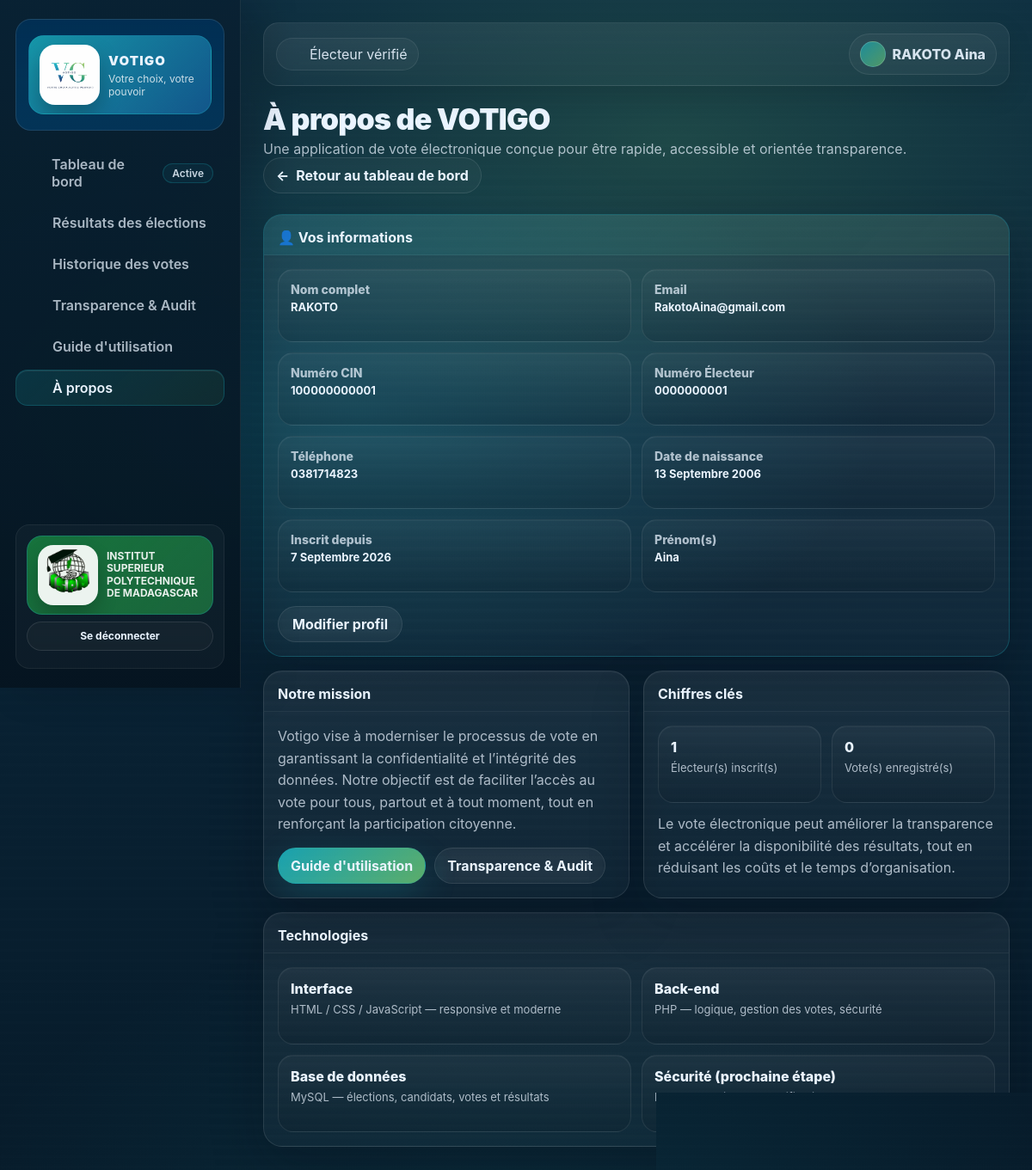
Page /files/app/a_propos.php (signed in) on the committed database.
### tables this page shows
CREATE TABLE `users` (
  `id_user` int(11) NOT NULL,
  `nom` varchar(100) NOT NULL,
  `email` varchar(150) NOT NULL,
  `prenom` varchar(100) DEFAULT NULL,
  `nen` varchar(50) DEFAULT NULL,
  `cin` varchar(50) DEFAULT NULL,
  `telephone` varchar(30) DEFAULT NULL,
  `date_naissance` date DEFAULT NULL,
  `password_hash` varchar(255) DEFAULT NULL,
  `date_inscription` timestamp NOT NULL DEFAULT current_timestamp()
);

### files/_inc/auth.php (called while the page is built, shortened)
<?php
function auth_user_id(): int
{
    $auth = (array)($_SESSION['auth'] ?? []);
    return (int)($auth['id_user'] ?? 0);
}

### files/app/a_propos.php (the view, shortened to what this page needs)
<?php
require __DIR__ . '/../_inc/ui.php';
require __DIR__ . '/../_inc/auth.php';
$pdo = db();
$userName = auth_user_name();
$idUser = auth_user_id();
$userInfo = [];
if ($idUser > 0) {
    $stmt = $pdo->prepare('SELECT nom, email, prenom, nen, cin, telephone, date_naissance, date_inscription FROM USERS WHERE id_user = :id LIMIT 1');
    $stmt->execute([':id' => $idUser]);
    $userInfo = $stmt->fetch() ?? [];
}
$totalUsers = (int)$pdo->query('SELECT COUNT(*) AS c FROM USERS')->fetch()['c'];
$totalVotes = (int)$pdo->query('SELECT COUNT(*) AS c FROM VOTES')->fetch()['c'];
votigo_layout_start('À propos — VOTIGO', 'about', [
    'userName' => $userName,
    'verified' => auth_is_electeur() || auth_is_admin(),
    'logo' => '../../images/IMG-20260127-WA0054.jpg',
]);
?>
<div class="h1">À propos de VOTIGO</div>
<div class="muted">Une application de vote électronique conçue pour être rapide, accessible et orientée transparence.</div>
<div style="margin-bottom:24px">
    <a href="dashboard.php" class="btn ghost" style="text-decoration:none;display:inline-flex;align-items:center;gap:8px">
        <span>←</span>
        <span>Retour au tableau de bord</span>
    </a>
</div>
<?php if ($idUser > 0 && !empty($userInfo)): ?>
<section class="card" style="margin-top:18px;border-color:rgba(26,169,184,.3)">
  <div class="hd" style="background:linear-gradient(135deg, rgba(26,169,184,.15), rgba(99,185,111,.08))">
    <h3><span style="color:var(--primary)">👤</span> Vos informations</h3>
  </div>
  <div class="bd">
    <div class="cards-2">
      <div class="mini">
        <div class="t" style="font-size:14px;color:var(--muted)">Nom complet</div>
        <div class="s" style="font-weight:700;margin-top:4px;color:var(--text)"><?= htmlspecialchars((string)($userInfo['nom'] ?? ''), ENT_QUOTES, 'UTF-8') ?></div>
      </div>
      <div class="mini">
        <div class="t" style="font-size:14px;color:var(--muted)">Email</div>
        <div class="s" style="font-weight:700;margin-top:4px;color:var(--text)"><?= htmlspecialchars((string)($userInfo['email'] ?? ''), ENT_QUOTES, 'UTF-8') ?></div>
      </div>
      <div class="mini">
        <div class="t" style="font-size:14px;color:var(--muted)">Numéro CIN</div>
        <div class="s" style="font-weight:700;margin-top:4px;color:var(--text)"><?= htmlspecialchars((string)($userInfo['cin'] ?? '-'), ENT_QUOTES, 'UTF-8') ?></div>
      </div>
      <div class="mini">
        <div class="t" style="font-size:14px;color:var(--muted)">Numéro Électeur</div>
        <div class="s" style="font-weight:700;margin-top:4px;color:var(--text)"><?= htmlspecialchars((string)($userInfo['nen'] ?? '-'), ENT_QUOTES, 'UTF-8') ?></div>
      </div>
      <div class="mini">
        <div class="t" style="font-size:14px;color:var(--muted)">Téléphone</div>
        <div class="s" style="font-weight:700;margin-top:4px;color:var(--text)"><?= htmlspecialchars((string)($userInfo['telephone'] ?? '-'), ENT_QUOTES, 'UTF-8') ?></div>
      </div>
      <div class="mini">
        <div class="t" style="font-size:14px;color:var(--muted)">Date de naissance</div>
        <div class="s" style="font-weight:700;margin-top:4px;color:var(--text)"><?= htmlspecialchars(format_date_fr((string)($userInfo['date_naissance'] ?? '')), ENT_QUOTES, 'UTF-8') ?></div>
      </div>
      <div class="mini">
        <div class="t" style="font-size:14px;color:var(--muted)">Inscrit depuis</div>
        <div class="s" style="font-weight:700;margin-top:4px;color:var(--text)"><?= htmlspecialchars(format_date_fr((string)($userInfo['date_inscription'] ?? '')), ENT_QUOTES, 'UTF-8') ?></div>
      </div>
      <div class="mini">
        <div class="t" style="font-size:14px;color:var(--muted)">Prénom(s)</div>
        <div class="s" style="font-weight:700;margin-top:4px;color:var(--text)"><?= htmlspecialchars((string)($userInfo['prenom'] ?? '-'), ENT_QUOTES, 'UTF-8') ?></div>
      </div>
    </div>
    <div style="margin-top:16px">
      <a class="btn ghost" href="../app/profile.php" style="text-decoration:none;display:inline-flex;align-items:center;justify-content:center;padding:10px 16px">Modifier profil</a>
    </div>
  </div>
</section>
<?php endif; ?>
<div class="grid" style="grid-template-columns:1fr 1fr;margin-top:16px">
  <section class="card">
    <div class="hd"><h3>Notre mission</h3></div>
    <div class="bd">
      <div class="muted" style="line-height:1.6">
        Votigo vise à moderniser le processus de vote en garantissant la confidentialité et l’intégrité des données.
        Notre objectif est de faciliter l’accès au vote pour tous, partout et à tout moment, tout en renforçant la participation citoyenne.
      </div>
      <div style="margin-top:14px;display:flex;gap:10px">
        <a class="btn primary" href="../app/guide.php" style="text-decoration:none;display:inline-flex;align-items:center;justify-content:center">Guide d'utilisation</a>
        <a class="btn ghost" href="../app/audit.php" style="text-decoration:none;display:inline-flex;align-items:center;justify-content:center">Transparence & Audit</a>
      </div>
    </div>
  </section>
  <section class="card">
    <div class="hd"><h3>Chiffres clés</h3></div>
    <div class="bd">
      <div class="cards-2">
        <div class="mini">
          <div class="t"><?= (int)$totalUsers ?></div>
          <div class="s">Électeur(s) inscrit(s)</div>
        </div>
        <div class="mini">
          <div class="t"><?= (int)$totalVotes ?></div>
          <div class="s">Vote(s) enregistré(s)</div>
        </div>
      </div>
      <div class="muted" style="margin-top:12px;line-height:1.6">
        Le vote électronique peut améliorer la transparence et accélérer la disponibilité des résultats, tout en réduisant les coûts et le temps d’organisation.
      </div>
    </div>
  </section>
</div>
<section class="card" style="margin-top:16px">
  <div class="hd"><h3>Technologies</h3></div>
  <div class="bd">
    <div class="cards-2">
      <div class="mini">
        <div class="t">Interface</div>
        <div class="s">HTML / CSS / JavaScript — responsive et moderne</div>
      </div>
      <div class="mini">
        <div class="t">Back-end</div>
        <div class="s">PHP — logique, gestion des votes, sécurité</div>
      </div>
      <div class="mini">
        <div class="t">Base de données</div>
        <div class="s">MySQL — élections, candidats, votes et résultats</div>
      </div>
      <div class="mini">
        <div class="t">Sécurité (prochaine étape)</div>
        <div class="s">HTTPS, hashing, authentification et 2FA</div>
      </div>
    </div>
  </div>
</section>
<?php votigo_layout_end(); ?>

### files/_inc/ui.php (shortened to what this page needs)
<?php
function votigo_icon(string $name): string
{
    $icons = [
        'dashboard' => '<svg viewBox="0 0 24 24" fill="none" aria-hidden="true"><path d="M4 12a8 8 0 1116 0v7a1 1 0 01-1 1H5a1 1 0 01-1-1v-7z" stroke="currentColor" stroke-width="1.6"/><path d="M8 20v-8m4 8V8m4 12v-5" stroke="currentColor" stroke-width="1.6" stroke-linecap="round"/></svg>',
        'elections' => '<svg viewBox="0 0 24 24" fill="none" aria-hidden="true"><path d="M7 3v4m10-4v4M4.5 8.5h15" stroke="currentColor" stroke-width="1.6" stroke-linecap="round"/><path d="M6 6h12a2 2 0 012 2v11a2 2 0 01-2 2H6a2 2 0 01-2-2V8a2 2 0 012-2z" stroke="currentColor" stroke-width="1.6"/></svg>',
        'history' => '<svg viewBox="0 0 24 24" fill="none" aria-hidden="true"><path d="M4 12a8 8 0 101.6-4.8" stroke="currentColor" stroke-width="1.6" stroke-linecap="round"/><path d="M4 4v5h5" stroke="currentColor" stroke-width="1.6" stroke-linecap="round"/><path d="M12 7v5l3 2" stroke="currentColor" stroke-width="1.6" stroke-linecap="round"/></svg>',
        'audit' => '<svg viewBox="0 0 24 24" fill="none" aria-hidden="true"><path d="M9 11l2 2 4-4" stroke="currentColor" stroke-width="1.6" stroke-linecap="round" stroke-linejoin="round"/><path d="M12 2l7 3v6c0 6-4.2 9.8-7 11-2.8-1.2-7-5-7-11V5l7-3z" stroke="currentColor" stroke-width="1.6"/></svg>',
        'profile' => '<svg viewBox="0 0 24 24" fill="none" aria-hidden="true"><path d="M20 21a8 8 0 10-16 0" stroke="currentColor" stroke-width="1.6" stroke-linecap="round"/><path d="M12 12a4 4 0 100-8 4 4 0 000 8z" stroke="currentColor" stroke-width="1.6"/></svg>',
        'admin' => '<svg viewBox="0 0 24 24" fill="none" aria-hidden="true"><path d="M12 2l7 4v6c0 5-3.6 9-7 10-3.4-1-7-5-7-10V6l7-4z" stroke="currentColor" stroke-width="1.6"/><path d="M12 7v6" stroke="currentColor" stroke-width="1.6" stroke-linecap="round"/><path d="M9.5 10h5" stroke="currentColor" stroke-width="1.6" stroke-linecap="round"/></svg>',
        'vote' => '<svg viewBox="0 0 24 24" fill="none" aria-hidden="true"><path d="M4 10h16v10H4V10z" stroke="currentColor" stroke-width="1.6"/><path d="M8 10V6a4 4 0 118 0v4" stroke="currentColor" stroke-width="1.6"/><path d="M9 15l2 2 4-4" stroke="currentColor" stroke-width="1.6" stroke-linecap="round" stroke-linejoin="round"/></svg>',
    ];
    return $icons[$name] ?? '';
}
function format_date_fr(string $date): string
{
    $timestamp = strtotime($date);
    $day = (int)date('d', $timestamp);
    $month = (int)date('n', $timestamp);
    $year = (int)date('Y', $timestamp);
    $months = ['Janvier', 'Février', 'Mars', 'Avril', 'Mai', 'Juin', 'Juillet', 'Août', 'Septembre', 'Octobre', 'Novembre', 'Décembre'];
    return $day . ' ' . $months[$month - 1] . ' ' . $year;
}
function votigo_layout_start(string $title, string $active, array $opts = []): void
{
    $userName = (string)($opts['userName'] ?? 'Électeur');
    $verified = (bool)($opts['verified'] ?? false);
    $showSidebar = (bool)($opts['showSidebar'] ?? true);
    $navMode = (string)($opts['navMode'] ?? 'electeur');
    $isAdmin = (bool)($opts['isAdmin'] ?? false);
    if ($navMode === 'admin' || $isAdmin) {
        $badge = $verified ? 'Administrateur vérifié' : 'Session admin';
        $badgeIco = $verified ? votigo_icon('admin') : votigo_icon('profile');
    } else {
        $badge = $verified ? 'Électeur vérifié' : 'Session active';
        $badgeIco = $verified ? votigo_icon('audit') : votigo_icon('profile');
    }
    $logo = '../../images/IMG-20260127-WA0054.jpg';
    $logoAlt = 'Logo Votigo';
    $secondaryLogo = '../../images/logo_ispm.png';
    $secondaryLogoAlt = 'Logo ISPM';
    $secondaryLogoText = 'INSTITUT SUPERIEUR POLYTECHNIQUE DE MADAGASCAR';
    if (!empty($opts['logo'])) {
        $logo = (string)$opts['logo'];
    }
    ?>
<!DOCTYPE html>
<html lang="fr">
<head>
  <link rel="stylesheet" href="../../CSS/votigo.css" />
</head>
<body>
  <div class="app" style="<?= $showSidebar ? '' : 'grid-template-columns:1fr' ?>">
    <?php if ($showSidebar): ?>
    <aside class="sidebar">
      <div class="brand">
        <div class="brand-block brand-blue">
          <img class="brand-logo" src="<?= htmlspecialchars($logo, ENT_QUOTES, 'UTF-8') ?>" alt="<?= htmlspecialchars($logoAlt, ENT_QUOTES, 'UTF-8') ?>" />
          <div class="brand-text">
            <div class="name">VOTIGO</div>
            <div class="muted" style="font-size:12px;margin-top:2px">Votre choix, votre pouvoir</div>
          </div>
        </div>
      </div>
      <nav class="nav" aria-label="Navigation">
        <?php if ($navMode === 'admin'): ?>
          <a class="<?= $active === 'admin' ? 'active' : '' ?>" href="../admin/admin.php">
            <span class="ico"><?= votigo_icon('admin') ?></span>
            <span>Administration</span>
            <span class="badge">Admin</span>
          </a>
          <a class="<?= $active === 'admin-results' ? 'active' : '' ?>" href="../admin/results.php">
            <span class="ico"><?= votigo_icon('audit') ?></span>
            <span>Résultats</span>
          </a>
        <?php else: ?>
          <a class="<?= $active === 'dashboard' ? 'active' : '' ?>" href="../app/dashboard.php">
            <span class="ico"><?= votigo_icon('dashboard') ?></span>
            <span>Tableau de bord</span>
            <span class="badge">Active</span>
          </a>
          <a class="<?= $active === 'elections' ? 'active' : '' ?>" href="../app/results.php">
            <span class="ico"><?= votigo_icon('audit') ?></span>
            <span>Résultats des élections</span>
          </a>
          <a class="<?= $active === 'history' ? 'active' : '' ?>" href="../app/historique.php">
            <span class="ico"><?= votigo_icon('history') ?></span>
            <span>Historique des votes</span>
          </a>
          <a class="<?= $active === 'audit' ? 'active' : '' ?>" href="../app/audit.php">
            <span class="ico"><?= votigo_icon('audit') ?></span>
            <span>Transparence & Audit</span>
          </a>
          <a class="<?= $active === 'guide' ? 'active' : '' ?>" href="../app/guide.php">
            <span class="ico"><?= votigo_icon('elections') ?></span>
            <span>Guide d'utilisation</span>
          </a>
          <a class="<?= $active === 'about' ? 'active' : '' ?>" href="../app/a_propos.php">
            <span class="ico"><?= votigo_icon('profile') ?></span>
            <span>À propos</span>
          </a>
        <?php endif; ?>
      </nav>
      <div class="sidebar-footer">
        <div class="brand-block brand-green">
          <img class="brand-logo" src="<?= htmlspecialchars($secondaryLogo, ENT_QUOTES, 'UTF-8') ?>" alt="<?= htmlspecialchars($secondaryLogoAlt, ENT_QUOTES, 'UTF-8') ?>" />
          <div class="brand-text">
            <div class="brand-secondary-text"><?= htmlspecialchars($secondaryLogoText, ENT_QUOTES, 'UTF-8') ?></div>
          </div>
        </div>
        <div class="small">
          <div style="margin-bottom:8px">
            <?php
              $logoutHref = ($navMode === 'admin' || $isAdmin) ? '../admin/logout.php' : '../inscription/logout.php';
            ?>
            <a href="<?= htmlspecialchars($logoutHref, ENT_QUOTES, 'UTF-8') ?>" class="btn ghost" style="width:100%;text-decoration:none;display:inline-flex;align-items:center;justify-content:center;padding:8px 12px;font-size:12px">Se déconnecter</a>
          </div>
        </div>
      </div>
    </aside>
    <?php endif; ?>
    <main class="content">
      <header class="topbar">
        <div class="chip">
          <span class="ico" style="width:18px;height:18px"><?= $badgeIco ?></span>
          <span><?= htmlspecialchars($badge, ENT_QUOTES, 'UTF-8') ?></span>
        </div>
        <div class="chip">
          <div class="avatar" aria-hidden="true"></div>
          <div style="font-weight:800"><?= htmlspecialchars($userName, ENT_QUOTES, 'UTF-8') ?></div>
        </div>
      </header>
<?php
}
function votigo_layout_end(): void
{
    ?>
    </main>
  </div>
</body>
</html>
<?php
}

### rows in the picture
users: nom "RAKOTO", email "RakotoAina@gmail.com", cin "100000000001", nen "0000000001", telephone "0381714823", date_naissance "13 Septembre 2006", date_inscription "7 Septembre 2026", prenom "Aina"

### other values in the picture
$secondaryLogoText "INSTITUT SUPERIEUR POLYTECHNIQUE DE MADAGASCAR"
$badge "Électeur vérifié"
$userName "RAKOTO Aina"
$totalUsers "1"
$totalVotes "0"
